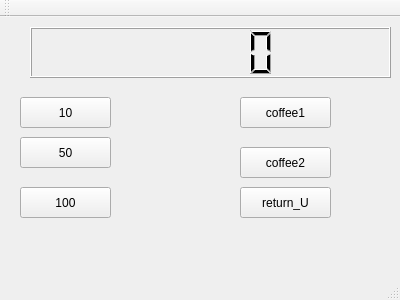
<?xml version="1.0" encoding="UTF-8"?>
<ui version="4.0">
 <class>MainWindow</class>
 <widget class="QMainWindow" name="MainWindow">
  <property name="geometry">
   <rect>
    <x>0</x>
    <y>0</y>
    <width>400</width>
    <height>300</height>
   </rect>
  </property>
  <property name="windowTitle">
   <string>MainWindow</string>
  </property>
  <widget class="QWidget" name="centralWidget">
   <widget class="QLCDNumber" name="lcdNumber">
    <property name="geometry">
     <rect>
      <x>30</x>
      <y>10</y>
      <width>361</width>
      <height>51</height>
     </rect>
    </property>
   </widget>
   <widget class="QPushButton" name="pbc1">
    <property name="geometry">
     <rect>
      <x>20</x>
      <y>80</y>
      <width>91</width>
      <height>31</height>
     </rect>
    </property>
    <property name="text">
     <string>10</string>
    </property>
   </widget>
   <widget class="QPushButton" name="pbc2">
    <property name="geometry">
     <rect>
      <x>20</x>
      <y>120</y>
      <width>91</width>
      <height>31</height>
     </rect>
    </property>
    <property name="text">
     <string>50</string>
    </property>
   </widget>
   <widget class="QPushButton" name="pbc3">
    <property name="geometry">
     <rect>
      <x>20</x>
      <y>170</y>
      <width>91</width>
      <height>31</height>
     </rect>
    </property>
    <property name="text">
     <string>100</string>
    </property>
   </widget>
   <widget class="QPushButton" name="pbc4">
    <property name="geometry">
     <rect>
      <x>240</x>
      <y>80</y>
      <width>91</width>
      <height>31</height>
     </rect>
    </property>
    <property name="text">
     <string>coffee1</string>
    </property>
   </widget>
   <widget class="QPushButton" name="pbc5">
    <property name="geometry">
     <rect>
      <x>240</x>
      <y>130</y>
      <width>91</width>
      <height>31</height>
     </rect>
    </property>
    <property name="text">
     <string>coffee2</string>
    </property>
   </widget>
   <widget class="QPushButton" name="pbc6">
    <property name="geometry">
     <rect>
      <x>240</x>
      <y>170</y>
      <width>91</width>
      <height>31</height>
     </rect>
    </property>
    <property name="text">
     <string>return_U</string>
    </property>
   </widget>
  </widget>
  <widget class="QMenuBar" name="menuBar">
   <property name="geometry">
    <rect>
     <x>0</x>
     <y>0</y>
     <width>400</width>
     <height>28</height>
    </rect>
   </property>
  </widget>
  <widget class="QToolBar" name="mainToolBar">
   <attribute name="toolBarArea">
    <enum>TopToolBarArea</enum>
   </attribute>
   <attribute name="toolBarBreak">
    <bool>false</bool>
   </attribute>
  </widget>
  <widget class="QStatusBar" name="statusBar"/>
 </widget>
 <layoutdefault spacing="6" margin="11"/>
 <resources/>
 <connections/>
</ui>
